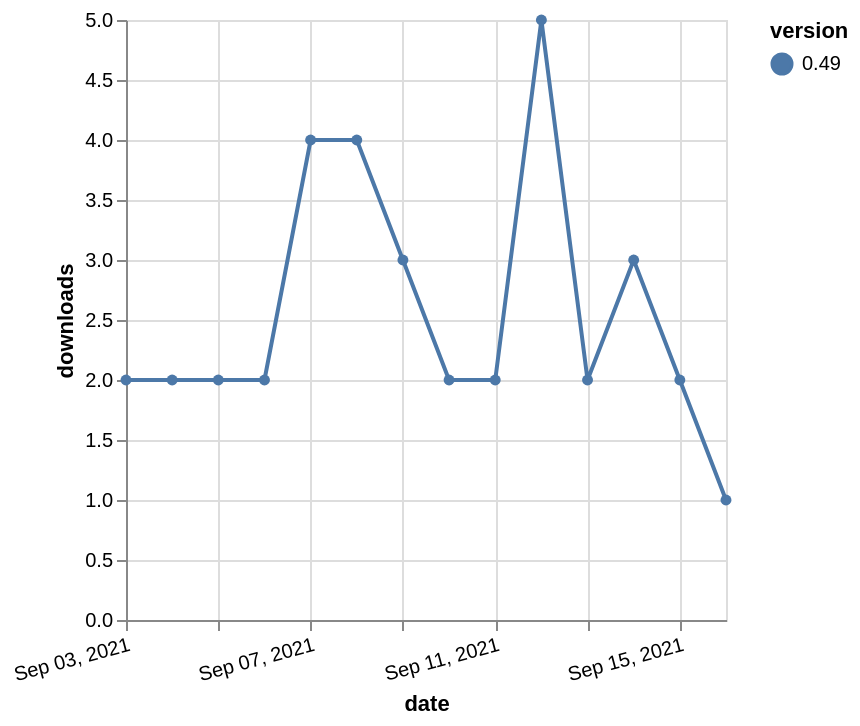

Here is the Vega-Lite specification saved for this chart:
### Vega-Lite specification from a JSON file in a GitHub repository (floating-point values rounded to 4 significant figures)
{"$schema": "https://vega.github.io/schema/vega-lite/v5.json", "description": "A simple bar chart with embedded data.", "data": {"values": [{"date": "2021-09-03", "total": 2781, "delta": 2, "version": "0.49"}, {"date": "2021-09-04", "total": 2783, "delta": 2, "version": "0.49"}, {"date": "2021-09-05", "total": 2785, "delta": 2, "version": "0.49"}, {"date": "2021-09-06", "total": 2787, "delta": 2, "version": "0.49"}, {"date": "2021-09-07", "total": 2791, "delta": 4, "version": "0.49"}, {"date": "2021-09-08", "total": 2795, "delta": 4, "version": "0.49"}, {"date": "2021-09-09", "total": 2798, "delta": 3, "version": "0.49"}, {"date": "2021-09-10", "total": 2800, "delta": 2, "version": "0.49"}, {"date": "2021-09-11", "total": 2802, "delta": 2, "version": "0.49"}, {"date": "2021-09-12", "total": 2807, "delta": 5, "version": "0.49"}, {"date": "2021-09-13", "total": 2809, "delta": 2, "version": "0.49"}, {"date": "2021-09-14", "total": 2812, "delta": 3, "version": "0.49"}, {"date": "2021-09-15", "total": 2814, "delta": 2, "version": "0.49"}, {"date": "2021-09-16", "total": 2815, "delta": 1, "version": "0.49"}]}, "width": "container", "mark": {"type": "line", "point": {"filled": true}}, "encoding": {"x": {"field": "date", "type": "temporal", "timeUnit": "yearmonthdate", "title": "date", "axis": {"labelAngle": -15}}, "y": {"field": "delta", "type": "quantitative", "title": "downloads"}, "color": {"field": "version", "type": "nominal"}, "tooltip": {"field": "delta"}}}
